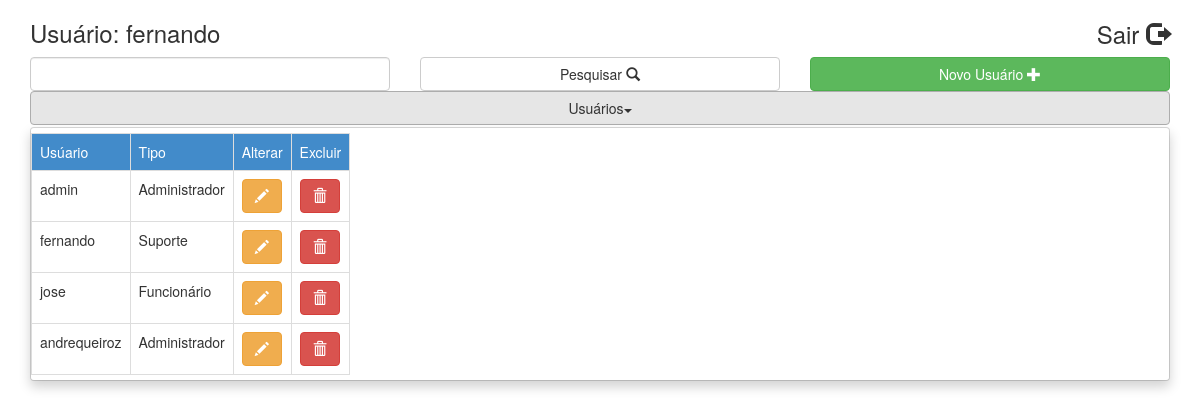
The page /Views/Suporte.php (signed in) on the database its author committed.
### tables this page shows
CREATE TABLE IF NOT EXISTS `usuario` (
  `id_usuario` int(11) NOT NULL,
  `usuario` varchar(255) NOT NULL,
  `senha` varchar(255) NOT NULL,
  `tipo` varchar(150) NOT NULL
);

### Conexao/UsuarioDAO.php (called while the page is built, shortened)
<?php
class UsuarioDAO {
    public function PesquisarTodos(){
        try {
            $pdo =  Conexao::getinstance();
            $sql = "SELECT * FROM usuario";
            $stmt = $pdo->prepare($sql);
            $stmt->execute();
            $usuarios = $stmt->fetchAll(PDO::FETCH_ASSOC);
            return $usuarios;
        } catch (PDOException $ex) {
            echo "".$ex;
        }
    }
}

### Views/Suporte.php (the view, shortened to what this page needs)
<!DOCTYPE html>
<html>
    <head>
        <link href="../css/bootstrap.min.css" rel="stylesheet" media="screen">
        <link href="../css/estilo.css" rel="stylesheet" media="screen">
    </head>
    <body>
        <div class="container">
            <div class="row">
                <div class="col-xs-12">
                    <a href="#" class="pull-left h3">Usuário: <?php echo $_SESSION["usuario"]; ?></a>
                    <a href="../Controller/Logout.php" class="pull-right h3">Sair <span class="glyphicon glyphicon-log-out"></span></a>
                </div>
            </div>
            <div class="row">
                <form action="" method="post" class="form-inline-static">
                    <div class="col-xs-12 col-sm-4">
                        <input type="text" name="pesquisa" class="form-control"/>
                    </div>
                    <div class="col-xs-12 col-sm-4">
                        <button type="submit" class="btn btn-default btn-block">Pesquisar <span class="glyphicon glyphicon-search"></span></button>
                    </div>
                </form>
                <div class="col-xs-12 col-sm-4">
                    <a href="Formularios/formUsuario.php"><button type="button" class="btn btn-success btn-block">Novo Usuário <span class="glyphicon glyphicon-plus"></span></button></a>
                </div>
            </div>
            <div class="row">
                <div class="col-xs-12">
                    <div class="dropdown open">
                        <button class="btn btn-default btn-block dropdown-toggle" type="button" id="usuarios" data-toggle="dropdown">
                            Usuários<span class="caret"></span>
                        </button>
                        <table class="table table-bordered table-responsive dropdown-menu" role="menu" aria-labeledby="usuarios">
                            <tr class="bg-primary">
                                <td>Usúario</td>
                                <td>Tipo</td>
                                <td>Alterar</td>
                                <td>Excluir</td>
                            </tr>
                            <?php
                            require_once '../Conexao/UsuarioDAO.php';
                            $UsuarioDTO = new UsuarioDTO();
                            $UsuarioDAO = new UsuarioDAO();
                            if (!empty($_POST['pesquisa'])) {
                                $UsuarioDTO->setUsuario($_POST['pesquisa']);
                                $usuarios = $UsuarioDAO->PesquisarUsuarioByUsuario($UsuarioDTO);
                            } else {
                                $usuarios = $UsuarioDAO->PesquisarTodos();
                            }
                            foreach ($usuarios as $usuario) {
                                echo "<tr>";
                                echo "      <td>" . $usuario["usuario"] . "</td>";
                                echo "      <td>" . $usuario["tipo"] . "</td>";
                                echo "      <td><a href='Formularios/formUsuario.php?idusuario=" . $usuario["id_usuario"] . "'><button class='btn btn-warning'><span class='glyphicon glyphicon-pencil'></span></button></a></td>";
                                echo "      <td><a href='../Controller/ExcluirUsuario.php?idusuario=" . $usuario["id_usuario"] . "' onclick='return confirmarexclusao()'><button type='button' class='btn btn-danger'><span class='glyphicon glyphicon-trash'></span></button></a></td>";
                                echo "</tr>";
                            }
                            ?>
                        </table>
                    </div>
                </div>
            </div>
        </div>
    </body>
</html>

### rows shown on the page
usuario: usuario "admin", tipo "Administrador"
usuario: usuario "fernando", tipo "Suporte"
usuario: usuario "jose", tipo "Funcionário"
usuario: usuario "andrequeiroz", tipo "Administrador"

### other values the page prints
$_SESSION["usuario"] "fernando"
